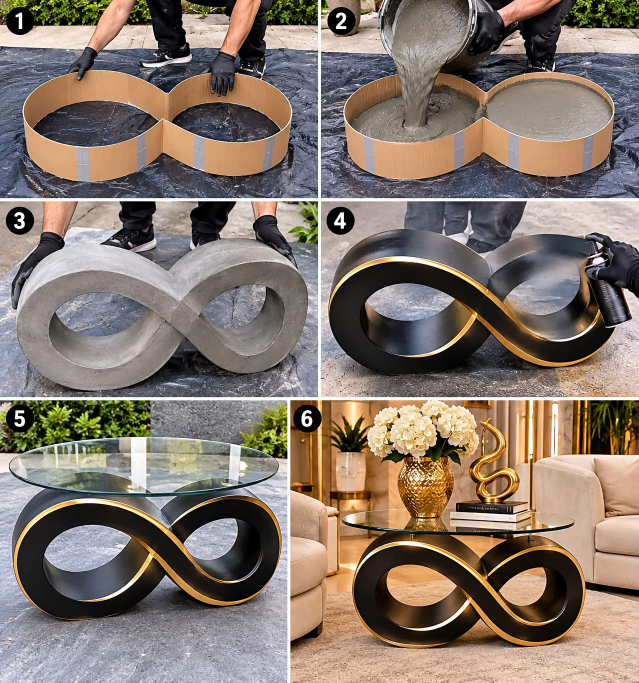
#> input picture frames-images/IMG_9728.jpeg, 1917 x 2048 px (shown at 1/3 size)
$ python -i review.py   (imports and definitions only)
#> lines starting #> are read from the running program, lines starting #| are printed output that depends on the picture
"""Detailed visual review for Luna projects: frames pixel by pixel, clips frame by frame.

    .venv/bin/python tools/review.py frames projects/010-kitten-igloo
    .venv/bin/python tools/review.py clip projects/010-kitten-igloo/clips/C1.mp4

frames: reads the image order from plan.md (### <name> headings in Part 1) and
  writes into frames/_review/:
  - drift.jpg     every frame next to a heat map of where it differs from
                  H-hero. The garden, fence and shed should stay dark;
                  only the piece and Luna should light up.
  - pairs_*.jpg   each frame next to the next one, at full resolution, cropped
                  to the piece, Luna's face and her hands, for checking
                  shape, size, colour and identity side by side.
  It prints the background drift per frame; anything flagged needs a close look.
  - checks.md     the logic check: each frame's **Check:** facts from plan.md (what
                  must and must not be in it), to answer YES/NO on zoom_<frame>.jpg
                  (a full-resolution crop of its **Focus:** box) before the user sees it
  - size_*.jpg    clip start | end (and **Same size as:** pairs) side by side with a
                  10% grid, to compare the piece's size and spot
  It also prints, per clip pair, how much changes inside the Focus box; under 6 means
  start and end are nearly the same picture (the clip would have nothing to show).

clip: decodes every frame and writes into clips/_review/<clip>/:
  - grid.jpg      a frame every 0.25 s
  - jump_*.jpg    the frames around every sudden change (pop-ins, vanishing
                  objects, morphs), which show up as spikes in frame difference
  It prints the frame-difference spikes with timestamps, and the clean
  windows between them.
"""
import re
import subprocess
import sys
import tempfile
from pathlib import Path

import numpy as np
from PIL import Image, ImageDraw, ImageFilter

# Luna camera convention: piece left of centre, Luna kneeling right.
BOXES = {  # fractions of width/height: x0, y0, x1, y1
    "piece": (0.10, 0.45, 0.72, 0.80),
    "face": (0.55, 0.18, 0.95, 0.40),
    "hands": (0.35, 0.40, 0.95, 0.75),
}
BACKGROUND = (0.0, 0.0, 1.0, 0.30)  # sky, trees, fence, shed: should never change in sunny frames


# [4 lines left out: function crop, not called in this run]


def gray(im):
    return np.asarray(im.convert("L").filter(ImageFilter.GaussianBlur(2)), dtype=np.float32)


# [235 lines left out: functions frame_order, review_frames, frame_meta, grid, side_by_side, logic_checks and 2 more, not called in this run]


# [7 lines not run here, left out]

>>> from PIL import Image
>>> picture = Image.open('../frames-images/IMG_9728.jpeg')
#> picture is the input picture: PIL image 1917x2048 RGB; mean R, G, B 133.6, 119.7, 109.4
>>> result = gray(picture)
#> in gray, `return np.asarray(im.convert("L").filter(ImageFilter.GaussianBlur(2)),..`:
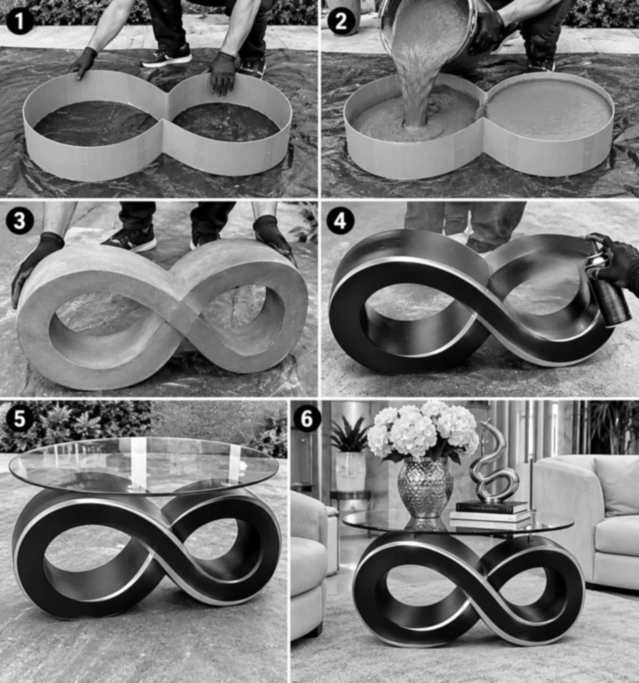
#> returned value: shape (2048, 1917) float32 (shown at 1/3 size); min 0, max 255, mean 122.7

$ run again, on frames-images/IMG_9731.jpeg
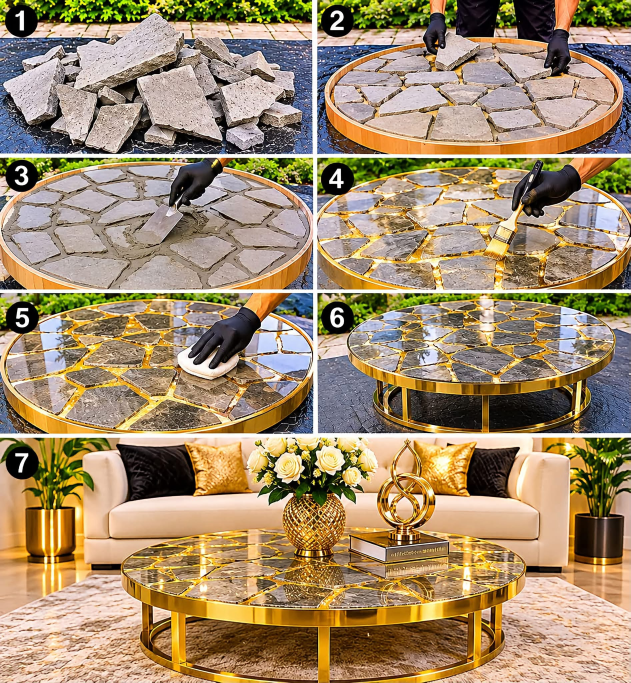
#> input picture frames-images/IMG_9731.jpeg, 1891 x 2048 px (shown at 1/3 size)
#> picture is the input picture: PIL image 1891x2048 RGB; mean R, G, B 162.3, 140, 108.3
#> in gray, `return np.asarray(im.convert("L").filter(ImageFilter.GaussianBlur(2)),..`:
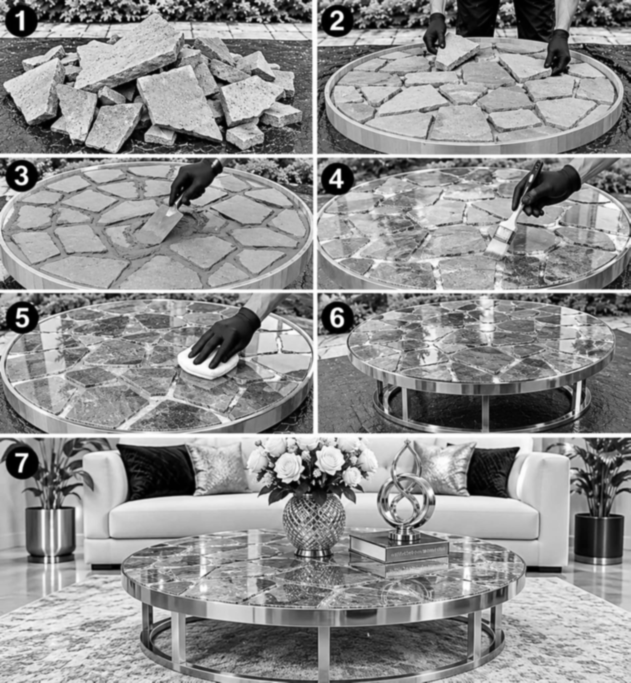
#> returned value: shape (2048, 1891) float32 (shown at 1/3 size); min 0, max 255, mean 143.1

$ run again, on frames-images/IMG_9732.jpeg
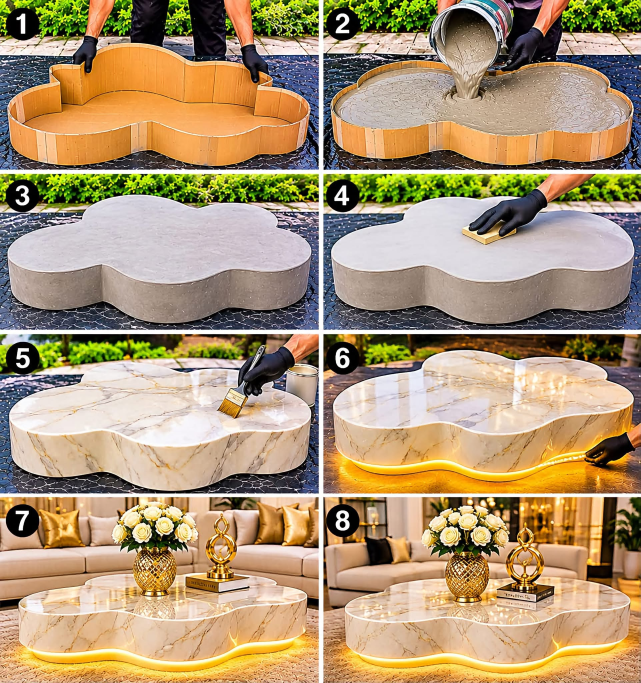
#> input picture frames-images/IMG_9732.jpeg, 1921 x 2048 px (shown at 1/3 size)
#> picture is the input picture: PIL image 1921x2048 RGB; mean R, G, B 173.9, 150.3, 115.9
#> in gray, `return np.asarray(im.convert("L").filter(ImageFilter.GaussianBlur(2)),..`:
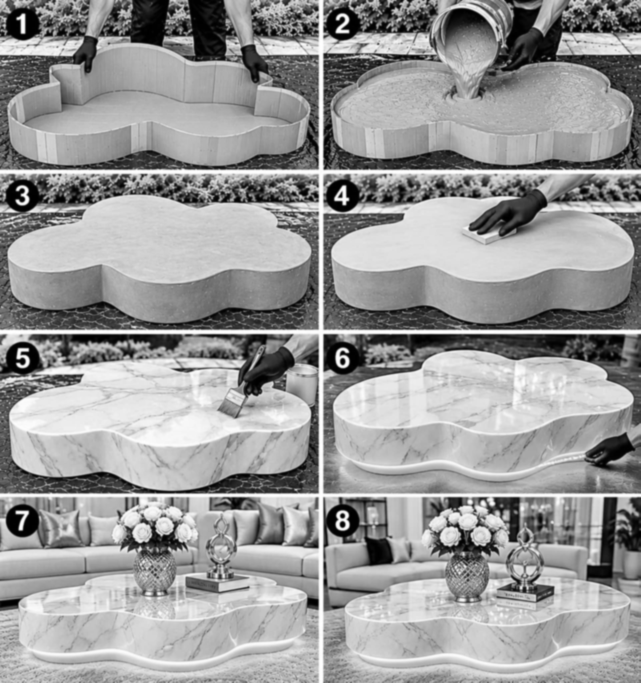
#> returned value: shape (2048, 1921) float32 (shown at 1/3 size); min 0, max 255, mean 153.4

$ run again, on frames-images/IMG_9733.jpeg
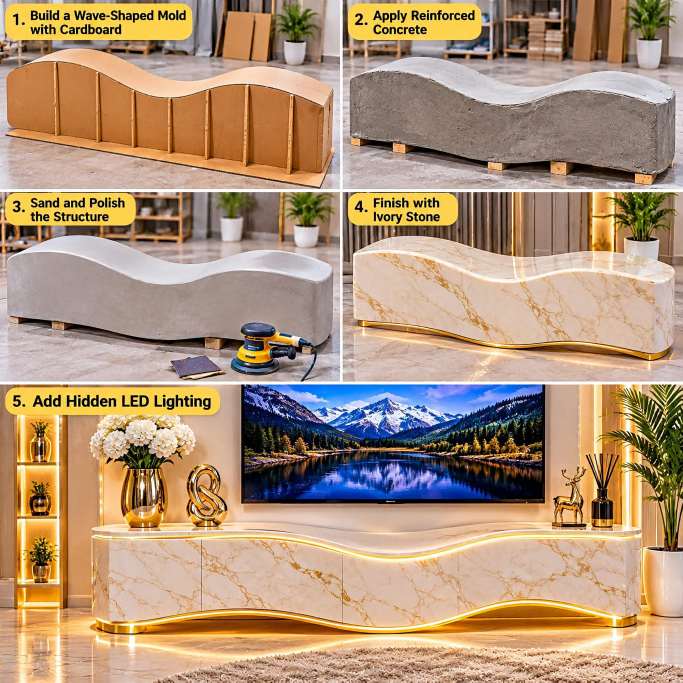
#> input picture frames-images/IMG_9733.jpeg, 2048 x 2048 px (shown at 1/3 size)
#> picture is the input picture: PIL image 2048x2048 RGB; mean R, G, B 177.5, 149.1, 121.8
#> in gray, `return np.asarray(im.convert("L").filter(ImageFilter.GaussianBlur(2)),..`:
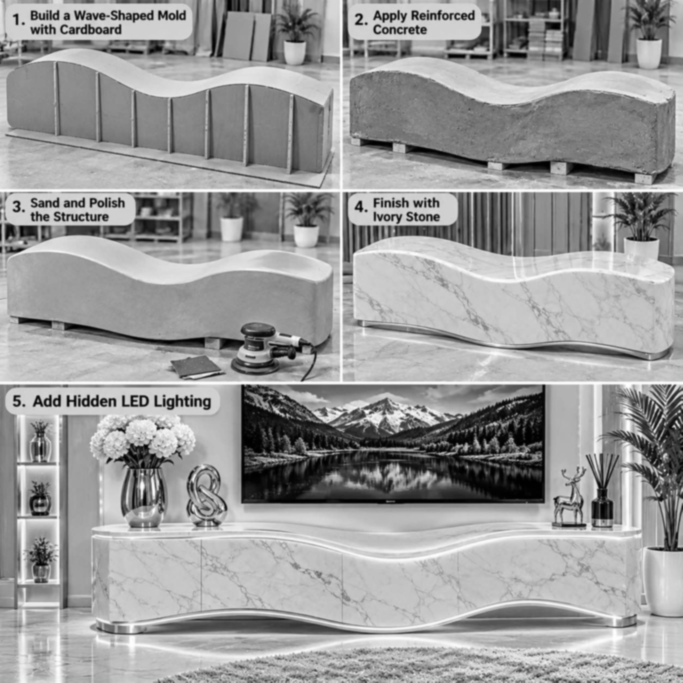
#> returned value: shape (2048, 2048) float32 (shown at 1/3 size); min 0, max 254, mean 154.5
